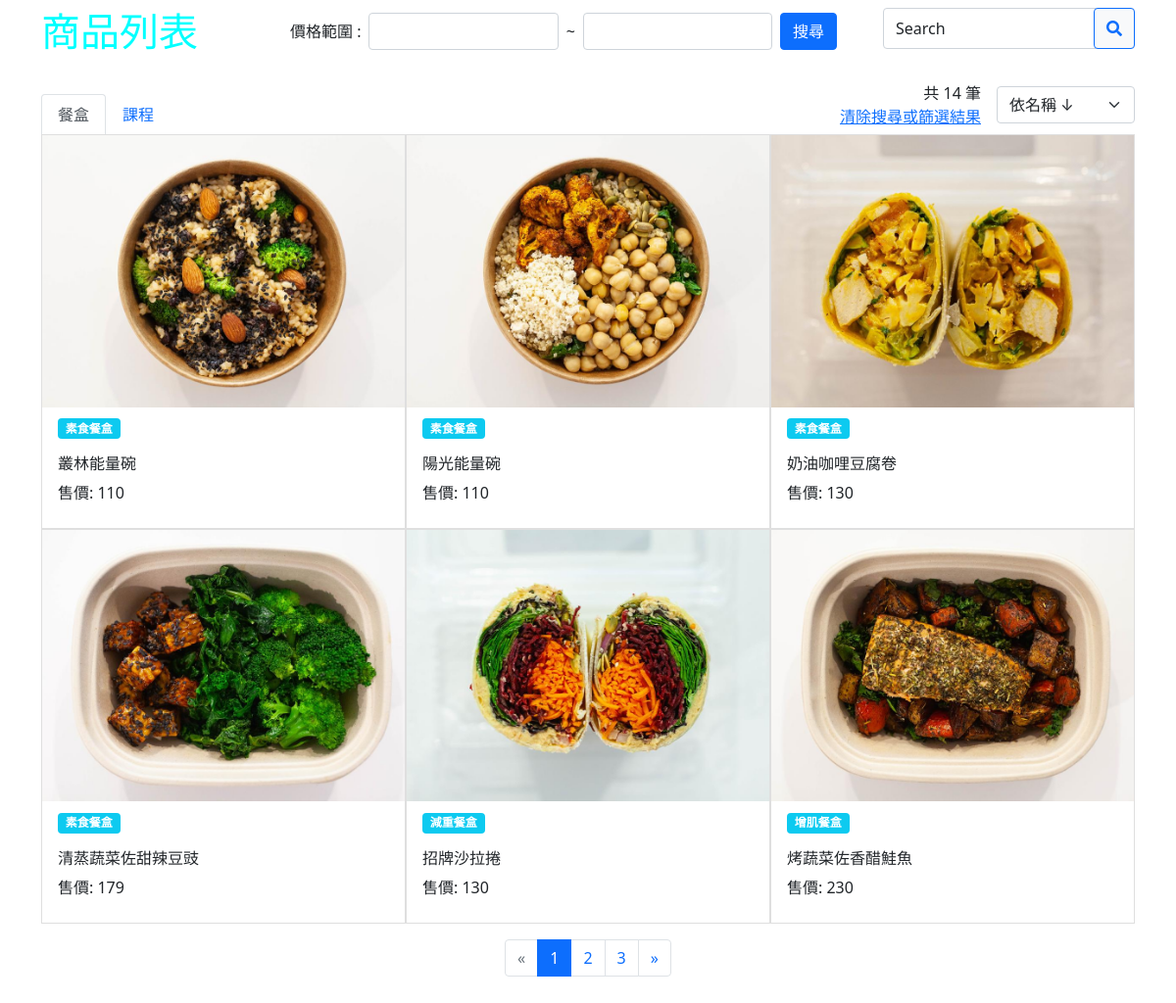
The app's page /product/frontend_products.php?product=food with its own data.
### tables this page shows
CREATE TABLE `products` (
  `id` int(5) UNSIGNED NOT NULL,
  `name` varchar(50) NOT NULL,
  `description` varchar(120) NOT NULL,
  `ingredients` varchar(120) NOT NULL,
  `nutrition` varchar(100) NOT NULL,
  `price` int(5) UNSIGNED NOT NULL,
  `image` varchar(50) NOT NULL,
  `valid` tinyint(1) NOT NULL,
  `products_category` int(5) UNSIGNED NOT NULL
);

CREATE TABLE `products_category` (
  `id` int(5) UNSIGNED NOT NULL,
  `name` varchar(50) NOT NULL
);

### product/frontend_products.php (the view, shortened to what this page needs)
<?php
require_once("../pdo-connect.php");
if(isset($_GET["product"]) && $_GET["product"] == "food"){
$sqlcategory = "SELECT * FROM products_category";
$stmtCategory = $db_host -> prepare($sqlcategory);
try{
    $stmtCategory -> execute();
    $rowCategory = $stmtCategory -> fetchAll(PDO::FETCH_ASSOC);
}catch(PDOException $e){
    echo "產品分類獲取失敗: ". $e -> getMessage();
}
$sqlTotal = "SELECT * FROM products WHERE valid = 1";
$stmtTotal = $db_host -> prepare($sqlTotal);
$stmtTotal -> execute();
$totalProducts = $stmtTotal -> rowCount();
if(isset($_GET["order"])){
    $orderMethod = $_GET["order"];
    switch ($orderMethod){
        case "nameDesc":
            $sqlProducts = "SELECT * FROM products ORDER BY name DESC";
            break;
        case "nameAsc":
            $sqlProducts = "SELECT * FROM products ORDER BY name ASC";
            break;
        case "priceDesc":
            $sqlProducts = "SELECT * FROM products ORDER BY price DESC";
            break;
        case "priceAsc":
            $sqlProducts = "SELECT * FROM products ORDER BY price ASC";
            break;
        case "idDesc":
            $sqlProducts = "SELECT * FROM products ORDER BY id DESC";
            break;
        case "idAsc":
            $sqlProducts = "SELECT * FROM products ORDER BY id ASC";
            break;
        default:
            break;
    }
    $stmtProducts = $db_host -> prepare($sqlProducts);
    try{
        $stmtProducts -> execute();
        $productsCount = $stmtProducts -> rowCount();
        $rowProducts = $stmtProducts -> fetchAll(PDO::FETCH_ASSOC);
    }catch(PDOException $e){
        echo "無法取得資料庫內容: ".$e -> getMessage();
    }
}else{
    if(isset($_GET["page"])){
        $page = $_GET["page"];
        $prevPage = $page - 1;
        $nextPage = $page + 1;
    }else{
        $page = 1;
        $prevPage = 1;
        $nextPage = $page + 1;
    }
    $pageItems = 6;
    $totalPages = $totalProducts / $pageItems;
    $remainItems = $totalProducts / $pageItems;
    $startItem = ($page - 1) * $pageItems;
    if($remainItems !== 0){
        $totalPages = ceil($totalProducts / $pageItems);
    }
    if($page == $totalPages){
        $nextPage = $totalPages;
    }else if($page == 1){
        $prevPage = 1;
    }
    $sqlProducts = "SELECT * FROM products WHERE valid = 1 ORDER BY id LIMIT $startItem, $pageItems";
    $stmtProducts = $db_host -> prepare($sqlProducts);
    try{
        $stmtProducts -> execute();
        $productsCount = $stmtProducts -> rowCount();
        $rowProducts = $stmtProducts -> fetchAll(PDO::FETCH_ASSOC);
    }catch(PDOException $e){
        echo "無法取得資料庫內容: ".$e -> getMessage();
    }
}
}else if(isset($_GET["product"]) && $_GET["product"] == "class"){
    $sqlcategory = "SELECT * FROM class_category";
    $stmtCategory = $db_host -> prepare($sqlcategory);
    try{
        $stmtCategory -> execute();
        $rowCategory = $stmtCategory -> fetchAll(PDO::FETCH_ASSOC);
    }catch(PDOException $e){
        echo "課程分類獲取失敗: ". $e -> getMessage();
    }
    $sqlTotal = "SELECT * FROM class WHERE valid = 1";
    $stmtTotal = $db_host -> prepare($sqlTotal);
    $stmtTotal -> execute();
    $totalProducts = $stmtTotal -> rowCount();
    if(isset($_GET["order"])){
        $orderMethod = $_GET["order"];
        switch ($orderMethod){
            case "nameDesc":
                $sqlProducts = "SELECT * FROM class ORDER BY name DESC";
                break;
            case "nameAsc":
                $sqlProducts = "SELECT * FROM class ORDER BY name ASC";
                break;
            case "priceDesc":
                $sqlProducts = "SELECT * FROM class ORDER BY price DESC";
                break;
            case "priceAsc":
                $sqlProducts = "SELECT * FROM class ORDER BY price ASC";
                break;
            case "idDesc":
                $sqlProducts = "SELECT * FROM class ORDER BY id DESC";
                break;
            case "idAsc":
                $sqlProducts = "SELECT * FROM class ORDER BY id ASC";
                break;
            default:
                break;
        }
        $stmtProducts = $db_host -> prepare($sqlProducts);
        try{
            $stmtProducts -> execute();
            $productsCount = $stmtProducts -> rowCount();
            $rowProducts = $stmtProducts -> fetchAll(PDO::FETCH_ASSOC);
        }catch(PDOException $e){
            echo "無法取得資料庫內容: ".$e -> getMessage();
        }
    }else if(isset($_GET["search"])){
        $search = $_GET["search"];
        $sqlProducts = "SELECT * FROM class WHERE name LIKE '%$search%' AND valid = 1";
        $stmtProducts = $db_host -> prepare($sqlProducts);
        try{
            $stmtProducts -> execute();
            $productsCount = $stmtProducts -> rowCount();
            $rowProducts = $stmtProducts -> fetchAll(PDO::FETCH_ASSOC);
        }catch(PDOException $e){
            echo "無法取得資料庫內容: ".$e -> getMessage();
        }
    }else if(isset($_GET["category"])){
        $category = $_GET["category"];
        $sqlProducts = "SELECT * FROM class WHERE category_id = ? AND valid = 1";
        $stmtProducts = $db_host -> prepare($sqlProducts);
        try{
            $stmtProducts -> execute([$category]);
            $classesCount = $stmtProducts -> rowCount();
            $rowProducts = $stmtProducts -> fetchAll(PDO::FETCH_ASSOC);
        }catch(PDOException $e){
            echo "無法取得資料庫內容: ".$e -> getMessage();
        }
    }else if(isset($_GET["minprice"]) || isset($_GET["maxprice"])){
        $min_price = $_GET["minprice"];
        $max_price = $_GET["maxprice"];
        if($min_price == ""){
            $min_price = 0;
        }else{
            $min_price = $_GET["minprice"];
        }
        if($max_price == ""){
            $max_price = 3000;
        }else{
            $max_price = $_GET["maxprice"];
        }
        $sqlProducts = "SELECT * FROM class WHERE class.price BETWEEN ? AND ?";
        $stmtProducts = $db_host -> prepare($sqlProducts);
        try{
            $stmtProducts -> execute([$min_price, $max_price]);
            $productsCount = $stmtProducts -> rowCount();
            $rowProducts = $stmtProducts -> fetchAll(PDO::FETCH_ASSOC);
        }catch(PDOException $e){
            echo "無法取得資料庫內容: ".$e -> getMessage();
        }
    }else{
        if(isset($_GET["page"])){
            $page = $_GET["page"];
            $prevPage = $page - 1;
            $nextPage = $page + 1;
        }else{
            $page = 1;
            $prevPage = 1;
            $nextPage = $page + 1;
        }
        $pageItems = 6;
        $totalPages = $totalProducts / $pageItems;
        $remainItems = $totalProducts / $pageItems;
        $startItem = ($page - 1) * $pageItems;
        $startNum = ($page - 1) * $pageItems + 1;
        $endNum = $page * $pageItems;
        if($remainItems !== 0){
            $totalPages = ceil($totalProducts / $pageItems);
            if($page == $totalPages){
                $endNum = $totalProducts;
            }
        }
        if($page == $totalPages){
            $nextPage = $totalPages;
        }else if($page == 1){
            $prevPage = 1;
        }
        $sqlProducts = "SELECT * FROM class WHERE valid = 1 ORDER BY id LIMIT $startItem, $pageItems";
        $stmtProducts = $db_host -> prepare($sqlProducts);
        try{
            $stmtProducts -> execute();
            $productsCount = $stmtProducts -> rowCount();
            $rowProducts = $stmtProducts -> fetchAll(PDO::FETCH_ASSOC);
        }catch(PDOException $e){
            echo "無法取得資料庫內容: ".$e -> getMessage();
        }
    }
}else{
    header("location: frontend_products.php?product=food");
}
?>
<!doctype html>
<html lang="en">
<head>
    <?php require_once("../css.php")?>
    <link rel="stylesheet" href="../css/product.css">
</head>
<body>
<div class="container">
    <div class="row justify-content-center">
        <div class="py-2 d-flex justify-content-between">
            <h1>商品列表</h1>
            <div class="d-flex align-items-center w-50">
                <label for="" class="pb-2 pe-2 text-nowrap">價格範圍 :</label>
                <div class="d-flex align-items-center pb-2">
                    <input type="text" class="form-control" name="minprice" id="minprice"
                           value="<?php if(isset($_GET["minprice"]))echo $min_price;?>">
                    <div class="mx-2">~</div>
                    <input type="text" class="form-control" name="maxprice" id="maxprice"
                           value="<?php if(isset($_GET["maxprice"]))echo $max_price;?>">
                    <button type="submit" class="price-btn btn btn-primary text-nowrap ms-2">搜尋</button>
                </div>
            </div>
            <div>
                <div class="form-floating d-flex position-relative">
                    <input type="text" id="search" class="form-control" name="product=<?php echo ($_GET["product"] == "food") ? "food" :"class";?>&search" placeholder="Search">
                    <label for="search">Search</label>
                    <button type="button" class="search-btn btn btn-primary text-nowrap ms-2 bg-light text-primary position-absolute"><i class="fas fa-search"></i></button>
                </div>
            </div>
        </div>
    </div>
        <div class="col-lg-12">
            <div class="d-flex justify-content-between align-items-center">
                <ul class="nav nav-tabs mt-4 switch-product border-bottom-0" id="myTab" role="tablist">
                    <li class="nav-item" role="presentation">
                        <button class="nav-link <?php echo ($_GET["product"] == "food") ? "active" :"";?>" id="home-tab" data-bs-toggle="tab" data-bs-target="#home" type="button" role="tab" aria-controls="home" aria-selected="true">餐盒</button>
                    </li>
                    <li class="nav-item" role="presentation">
                        <button class="nav-link <?php echo ($_GET["product"] == "class") ? "active" :"";?>" id="profile-tab" data-bs-toggle="tab" data-bs-target="#profile" type="button" role="tab" aria-controls="profile" aria-selected="false">課程</button>
                    </li>
                </ul>
                    <div class="pt-2 pb-1 d-flex align-items-center">
                        <div class="text-nowrap d-flex flex-column">
                            <?php if(!isset($_GET["category"]) && !isset($_GET["search"]) && !isset($_GET["minprice"]) && !isset($_GET["order"])):?>
                                <div class="ms-2 me-3 text-end">
                                    共 <?=$totalProducts?> 筆
                                </div>
                            <?php else:?>
                                <div class="ms-2 me-3 text-end">
                                    共 <?=$productsCount?> 筆
                                </div>
                            <?php endif;?>
                            <a href="frontend_products.php?product=<?php echo ($_GET["product"] == "food") ? "food" :"class";?>" class="ms-2 me-3 text-nowrap">清除搜尋或篩選結果</a>
                        </div>
                    <select class="form-select" name="order" id="order">
                        <option value="nameDesc" <?php if(isset($_GET["order"]) && $_GET["order"] == "nameDesc")echo "selected"?>>依名稱 ↓ </option>
                    </select>
                    </div>
            </div>
            <div class="row gx-0 mb-3">
                <?php if($productsCount > 0):
                    foreach ($rowProducts as $value):?>
                        <div class="col-lg-4 col-md-6">
                            <div class="card rounded-0">
                                <a href="frontend_single-<?php echo ($_GET["product"] == "food") ? "product" :"class";?>.php?id=<?=$value["id"]?>">
                                    <figure class="m-0 ratio ratio-4x3">
                                        <div>
                                            <img class="cover-fit" src="../sql/<?php echo ($_GET["product"] == "food") ? "product" :"class";?>_sql/images/<?=$value["image"]?>" alt="">
                                        </div>
                                    </figure>
                                </a>
                                <div class="py-2 px-3 filter-badge-list">
                                    <a href="frontend_products.php?product=<?php echo ($_GET["product"] == "food") ? "food" :"class";?>&category=<?php echo ($_GET["product"] == "food") ? $value["products_category"] :$value["category_id"];?>" class="badge bg-info"><?php echo ($_GET["product"] == "food") ? $rowCategory[$value["products_category"] - 1]["name"] :$rowCategory[$value["category_id"] - 1]["name"];?></a>
                                </div>
                                <div class="py-2 px-3">
                                    <h6 class=""><?=$value["name"]?></h6>
                                    <p class="">售價: <?=$value["price"]?></p>
                                </div>
                            </div>
                        </div>
                    <?php
                    endforeach;
                endif;?>
            </div>
            <?php if(isset($_GET["page"]) || $page == 1):?>
            <nav aria-label="Page navigation example" class="d-flex justify-content-center">
                <ul class="pagination">
                    <li class="page-item <?php if($page == 1) echo "disabled";?>">
                        <a class="page-link" href="frontend_products.php?product=<?php echo ($_GET["product"] == "food") ? "food" :"class";?>&page=<?=$prevPage?>" aria-label="Previous">
                            <span aria-hidden="true">&laquo;</span>
                        </a>
                    </li>
                    <?php for($i = 1; $i <= $totalPages; $i++):?>
                        <li class="page-item <?php if($page == $i)echo "active";?>"><a class="page-link" href="frontend_products.php?product=<?php echo ($_GET["product"] == "food") ? "food" :"class";?>&page=<?=$i?>"><?=$i?></a></li>
                    <?php endfor;?>
                    <li class="page-item <?php if($page == $totalPages) echo "disabled";?>">
                        <a class="page-link" href="frontend_products.php?product=<?php echo ($_GET["product"] == "food") ? "food" :"class";?>&page=<?=$nextPage?>" aria-label="Next">
                            <span aria-hidden="true">&raquo;</span>
                        </a>
                    </li>
                </ul>
            </nav>
            <?php endif;?>
        </div>
    </div>
</body>
</html>

### css.php (shortened to what this page needs)
<link href="https://cdn.jsdelivr.net/npm/bootstrap@5.1.3/dist/css/bootstrap.min.css" rel="stylesheet">
<link rel="stylesheet" href="https://pro.fontawesome.com/releases/v5.10.0/css/all.css" />
<link rel="stylesheet" href="css/blog.css?time=<?= time() ?>">
<link rel="stylesheet" href="css/class.css?time=<?= time() ?>">
<link rel="stylesheet" href="css/order.css?time=<?= time() ?>">
<link rel="stylesheet" href="css/product.css?time=<?= time() ?>">
<link rel="stylesheet" href="css/user.css?time=<?= time() ?>">
<link rel="stylesheet" href="css/dashboard.css?time=<?= time() ?>">

### css/blog.css (style rules this page uses)
:root { --primary: #0d6efd; --table-padding: 8px; }

### css/class.css (style rules this page uses)
.filter-badge-list a { text-decoration: none; color: white; }
.cover-fit { width: 100%; height: 100%; object-fit: cover; }
.form-floating>.form-control { height: calc(2.5rem + 2px); }
.form-floating>label { padding: 0.5rem 0.75rem; }
.search-btn { top: 0; right: 0; bottom: 0; }

### css/order.css (style rules this page uses)
:root { --primary: #0d6efd; --table-padding: 8px; }

### css/product.css (style rules this page uses)
.filter-badge-list a { text-decoration: none; color: white; }
.cover-fit { width: 100%; height: 100%; object-fit: cover; }
.form-floating>.form-control { height: calc(2.5rem + 2px); }
.form-floating>label { padding: 0.5rem 0.75rem; }
.search-btn { top: 0; right: 0; bottom: 0; }

### css/user.css (style rules this page uses)
h1 { color: aqua; }

### css/dashboard.css (style rules this page uses)
body { min-height: 200vh; }
:root { --left-width: 240px; }

### records on screen
products: image (picture), products_category.name "素食餐盒", name "叢林能量碗", price "110"
products: image (picture), products_category.name "素食餐盒", name "陽光能量碗", price "110"
products: image (picture), products_category.name "素食餐盒", name "奶油咖哩豆腐卷", price "130"
products: image (picture), products_category.name "素食餐盒", name "清蒸蔬菜佐甜辣豆豉", price "179"
products: image (picture), products_category.name "減重餐盒", name "招牌沙拉捲", price "130"
products: image (picture), products_category.name "增肌餐盒", name "烤蔬菜佐香醋鮭魚", price "230"

### other values on screen
$totalProducts "14"
